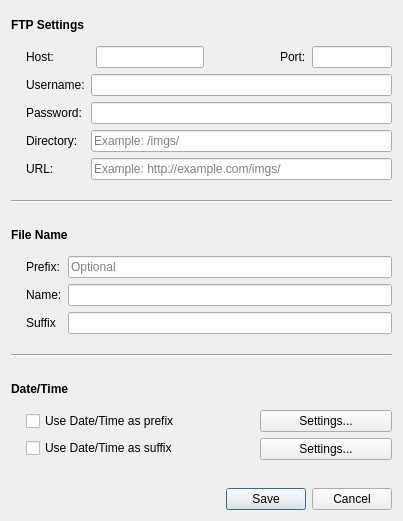
<?xml version="1.0" encoding="UTF-8"?>
<ui version="4.0">
 <class>Dialog</class>
 <widget class="QDialog" name="Dialog">
  <property name="geometry">
   <rect>
    <x>0</x>
    <y>0</y>
    <width>403</width>
    <height>521</height>
   </rect>
  </property>
  <property name="windowTitle">
   <string>Dialog</string>
  </property>
  <layout class="QVBoxLayout" name="verticalLayout_2">
   <item>
    <layout class="QVBoxLayout" name="verticalLayout">
     <item>
      <widget class="QLabel" name="label_headline">
       <property name="sizePolicy">
        <sizepolicy hsizetype="Preferred" vsizetype="Preferred">
         <horstretch>0</horstretch>
         <verstretch>0</verstretch>
        </sizepolicy>
       </property>
       <property name="font">
        <font>
         <weight>75</weight>
         <bold>true</bold>
        </font>
       </property>
       <property name="text">
        <string>FTP Settings</string>
       </property>
      </widget>
     </item>
     <item>
      <layout class="QHBoxLayout" name="horizontalLayout_2">
       <property name="topMargin">
        <number>2</number>
       </property>
       <property name="bottomMargin">
        <number>2</number>
       </property>
       <item>
        <spacer name="horizontalSpacer_3">
         <property name="orientation">
          <enum>Qt::Horizontal</enum>
         </property>
         <property name="sizeType">
          <enum>QSizePolicy::Fixed</enum>
         </property>
         <property name="sizeHint" stdset="0">
          <size>
           <width>15</width>
           <height>20</height>
          </size>
         </property>
        </spacer>
       </item>
       <item>
        <layout class="QFormLayout" name="formLayout_2">
         <property name="fieldGrowthPolicy">
          <enum>QFormLayout::AllNonFixedFieldsGrow</enum>
         </property>
         <item row="0" column="0" colspan="2">
          <layout class="QHBoxLayout" name="horizontalLayout">
           <item>
            <widget class="QLabel" name="label">
             <property name="text">
              <string>Host:</string>
             </property>
            </widget>
           </item>
           <item>
            <spacer name="horizontalSpacer">
             <property name="orientation">
              <enum>Qt::Horizontal</enum>
             </property>
             <property name="sizeType">
              <enum>QSizePolicy::Maximum</enum>
             </property>
             <property name="sizeHint" stdset="0">
              <size>
               <width>36</width>
               <height>20</height>
              </size>
             </property>
            </spacer>
           </item>
           <item>
            <widget class="QLineEdit" name="input_host">
             <property name="sizePolicy">
              <sizepolicy hsizetype="Preferred" vsizetype="Preferred">
               <horstretch>0</horstretch>
               <verstretch>0</verstretch>
              </sizepolicy>
             </property>
             <property name="placeholderText">
              <string/>
             </property>
            </widget>
           </item>
           <item>
            <spacer name="horizontalSpacer_2">
             <property name="orientation">
              <enum>Qt::Horizontal</enum>
             </property>
             <property name="sizeHint" stdset="0">
              <size>
               <width>20</width>
               <height>20</height>
              </size>
             </property>
            </spacer>
           </item>
           <item>
            <widget class="QLabel" name="label_2">
             <property name="text">
              <string>Port:</string>
             </property>
            </widget>
           </item>
           <item>
            <widget class="QLineEdit" name="input_port">
             <property name="sizePolicy">
              <sizepolicy hsizetype="Preferred" vsizetype="Preferred">
               <horstretch>0</horstretch>
               <verstretch>0</verstretch>
              </sizepolicy>
             </property>
             <property name="maximumSize">
              <size>
               <width>80</width>
               <height>16777215</height>
              </size>
             </property>
             <property name="placeholderText">
              <string/>
             </property>
            </widget>
           </item>
          </layout>
         </item>
         <item row="1" column="0">
          <widget class="QLabel" name="label_username">
           <property name="text">
            <string>Username:</string>
           </property>
          </widget>
         </item>
         <item row="1" column="1">
          <widget class="QLineEdit" name="input_username">
           <property name="sizePolicy">
            <sizepolicy hsizetype="Preferred" vsizetype="Preferred">
             <horstretch>0</horstretch>
             <verstretch>0</verstretch>
            </sizepolicy>
           </property>
          </widget>
         </item>
         <item row="2" column="0">
          <widget class="QLabel" name="label_password">
           <property name="text">
            <string>Password:</string>
           </property>
          </widget>
         </item>
         <item row="2" column="1">
          <widget class="QLineEdit" name="input_password">
           <property name="sizePolicy">
            <sizepolicy hsizetype="Preferred" vsizetype="Preferred">
             <horstretch>0</horstretch>
             <verstretch>0</verstretch>
            </sizepolicy>
           </property>
           <property name="inputMask">
            <string/>
           </property>
           <property name="echoMode">
            <enum>QLineEdit::Password</enum>
           </property>
           <property name="readOnly">
            <bool>false</bool>
           </property>
          </widget>
         </item>
         <item row="3" column="0">
          <widget class="QLabel" name="label_dir">
           <property name="text">
            <string>Directory:</string>
           </property>
          </widget>
         </item>
         <item row="3" column="1">
          <widget class="QLineEdit" name="input_dir">
           <property name="sizePolicy">
            <sizepolicy hsizetype="Preferred" vsizetype="Preferred">
             <horstretch>0</horstretch>
             <verstretch>0</verstretch>
            </sizepolicy>
           </property>
           <property name="placeholderText">
            <string>Example: /imgs/</string>
           </property>
          </widget>
         </item>
         <item row="4" column="0">
          <widget class="QLabel" name="label_url">
           <property name="text">
            <string>URL:</string>
           </property>
          </widget>
         </item>
         <item row="4" column="1">
          <widget class="QLineEdit" name="input_url">
           <property name="placeholderText">
            <string>Example: http://example.com/imgs/</string>
           </property>
          </widget>
         </item>
        </layout>
       </item>
      </layout>
     </item>
     <item>
      <widget class="Line" name="line_2">
       <property name="sizePolicy">
        <sizepolicy hsizetype="Preferred" vsizetype="Preferred">
         <horstretch>0</horstretch>
         <verstretch>0</verstretch>
        </sizepolicy>
       </property>
       <property name="orientation">
        <enum>Qt::Horizontal</enum>
       </property>
      </widget>
     </item>
     <item>
      <widget class="QLabel" name="label_filename">
       <property name="sizePolicy">
        <sizepolicy hsizetype="Preferred" vsizetype="Preferred">
         <horstretch>0</horstretch>
         <verstretch>0</verstretch>
        </sizepolicy>
       </property>
       <property name="font">
        <font>
         <weight>75</weight>
         <bold>true</bold>
        </font>
       </property>
       <property name="text">
        <string>File Name</string>
       </property>
      </widget>
     </item>
     <item>
      <layout class="QHBoxLayout" name="horizontalLayout_3">
       <property name="sizeConstraint">
        <enum>QLayout::SetDefaultConstraint</enum>
       </property>
       <property name="topMargin">
        <number>2</number>
       </property>
       <property name="bottomMargin">
        <number>2</number>
       </property>
       <item>
        <spacer name="horizontalSpacer_4">
         <property name="orientation">
          <enum>Qt::Horizontal</enum>
         </property>
         <property name="sizeType">
          <enum>QSizePolicy::Fixed</enum>
         </property>
         <property name="sizeHint" stdset="0">
          <size>
           <width>15</width>
           <height>20</height>
          </size>
         </property>
        </spacer>
       </item>
       <item>
        <layout class="QFormLayout" name="formLayout_3">
         <property name="fieldGrowthPolicy">
          <enum>QFormLayout::AllNonFixedFieldsGrow</enum>
         </property>
         <property name="verticalSpacing">
          <number>6</number>
         </property>
         <item row="0" column="0">
          <widget class="QLabel" name="label_prefix">
           <property name="text">
            <string>Prefix:</string>
           </property>
          </widget>
         </item>
         <item row="0" column="1">
          <widget class="QLineEdit" name="input_prefix">
           <property name="sizePolicy">
            <sizepolicy hsizetype="Preferred" vsizetype="Preferred">
             <horstretch>0</horstretch>
             <verstretch>0</verstretch>
            </sizepolicy>
           </property>
           <property name="placeholderText">
            <string>Optional</string>
           </property>
          </widget>
         </item>
         <item row="1" column="0">
          <widget class="QLabel" name="label_name">
           <property name="text">
            <string>Name:</string>
           </property>
          </widget>
         </item>
         <item row="1" column="1">
          <widget class="QLineEdit" name="input_name">
           <property name="sizePolicy">
            <sizepolicy hsizetype="Preferred" vsizetype="Preferred">
             <horstretch>0</horstretch>
             <verstretch>0</verstretch>
            </sizepolicy>
           </property>
          </widget>
         </item>
         <item row="2" column="0">
          <widget class="QLabel" name="label_suffix">
           <property name="text">
            <string>Suffix</string>
           </property>
          </widget>
         </item>
         <item row="2" column="1">
          <widget class="QLineEdit" name="input_suffix">
           <property name="enabled">
            <bool>true</bool>
           </property>
           <property name="sizePolicy">
            <sizepolicy hsizetype="Preferred" vsizetype="Preferred">
             <horstretch>0</horstretch>
             <verstretch>0</verstretch>
            </sizepolicy>
           </property>
           <property name="inputMask">
            <string/>
           </property>
          </widget>
         </item>
        </layout>
       </item>
      </layout>
     </item>
     <item>
      <widget class="Line" name="line">
       <property name="sizePolicy">
        <sizepolicy hsizetype="Preferred" vsizetype="Preferred">
         <horstretch>0</horstretch>
         <verstretch>0</verstretch>
        </sizepolicy>
       </property>
       <property name="orientation">
        <enum>Qt::Horizontal</enum>
       </property>
      </widget>
     </item>
     <item>
      <widget class="QLabel" name="label_datetime">
       <property name="sizePolicy">
        <sizepolicy hsizetype="Preferred" vsizetype="Preferred">
         <horstretch>0</horstretch>
         <verstretch>0</verstretch>
        </sizepolicy>
       </property>
       <property name="font">
        <font>
         <weight>75</weight>
         <bold>true</bold>
        </font>
       </property>
       <property name="text">
        <string>Date/Time</string>
       </property>
      </widget>
     </item>
     <item>
      <layout class="QHBoxLayout" name="horizontalLayout_4">
       <property name="topMargin">
        <number>2</number>
       </property>
       <property name="bottomMargin">
        <number>2</number>
       </property>
       <item>
        <spacer name="horizontalSpacer_5">
         <property name="orientation">
          <enum>Qt::Horizontal</enum>
         </property>
         <property name="sizeType">
          <enum>QSizePolicy::Fixed</enum>
         </property>
         <property name="sizeHint" stdset="0">
          <size>
           <width>15</width>
           <height>20</height>
          </size>
         </property>
        </spacer>
       </item>
       <item>
        <layout class="QFormLayout" name="formLayout">
         <property name="fieldGrowthPolicy">
          <enum>QFormLayout::AllNonFixedFieldsGrow</enum>
         </property>
         <property name="labelAlignment">
          <set>Qt::AlignLeading|Qt::AlignLeft|Qt::AlignVCenter</set>
         </property>
         <property name="horizontalSpacing">
          <number>80</number>
         </property>
         <item row="0" column="0">
          <widget class="QCheckBox" name="checkBox_dateTimePrefix">
           <property name="sizePolicy">
            <sizepolicy hsizetype="Preferred" vsizetype="Preferred">
             <horstretch>0</horstretch>
             <verstretch>0</verstretch>
            </sizepolicy>
           </property>
           <property name="text">
            <string>Use Date/Time as prefix</string>
           </property>
          </widget>
         </item>
         <item row="0" column="1">
          <widget class="QPushButton" name="button_settingsDateTimePrefix">
           <property name="sizePolicy">
            <sizepolicy hsizetype="Preferred" vsizetype="Preferred">
             <horstretch>0</horstretch>
             <verstretch>0</verstretch>
            </sizepolicy>
           </property>
           <property name="text">
            <string>Settings...</string>
           </property>
          </widget>
         </item>
         <item row="1" column="1">
          <widget class="QPushButton" name="button_settingsDateTimeSuffix">
           <property name="sizePolicy">
            <sizepolicy hsizetype="Preferred" vsizetype="Preferred">
             <horstretch>0</horstretch>
             <verstretch>0</verstretch>
            </sizepolicy>
           </property>
           <property name="text">
            <string>Settings...</string>
           </property>
          </widget>
         </item>
         <item row="1" column="0">
          <widget class="QCheckBox" name="checkBox_dateTimeSuffix">
           <property name="text">
            <string>Use Date/Time as suffix</string>
           </property>
          </widget>
         </item>
        </layout>
       </item>
      </layout>
     </item>
    </layout>
   </item>
   <item>
    <spacer name="verticalSpacer">
     <property name="orientation">
      <enum>Qt::Vertical</enum>
     </property>
     <property name="sizeType">
      <enum>QSizePolicy::Preferred</enum>
     </property>
     <property name="sizeHint" stdset="0">
      <size>
       <width>20</width>
       <height>20</height>
      </size>
     </property>
    </spacer>
   </item>
   <item>
    <widget class="QDialogButtonBox" name="buttonBox">
     <property name="orientation">
      <enum>Qt::Horizontal</enum>
     </property>
     <property name="standardButtons">
      <set>QDialogButtonBox::Cancel|QDialogButtonBox::Save</set>
     </property>
    </widget>
   </item>
  </layout>
 </widget>
 <tabstops>
  <tabstop>input_host</tabstop>
  <tabstop>input_port</tabstop>
  <tabstop>input_username</tabstop>
  <tabstop>input_password</tabstop>
  <tabstop>input_dir</tabstop>
  <tabstop>input_url</tabstop>
  <tabstop>input_prefix</tabstop>
  <tabstop>input_name</tabstop>
  <tabstop>input_suffix</tabstop>
  <tabstop>checkBox_dateTimePrefix</tabstop>
  <tabstop>button_settingsDateTimePrefix</tabstop>
  <tabstop>checkBox_dateTimeSuffix</tabstop>
  <tabstop>button_settingsDateTimeSuffix</tabstop>
  <tabstop>buttonBox</tabstop>
 </tabstops>
 <resources/>
 <connections>
  <connection>
   <sender>buttonBox</sender>
   <signal>accepted()</signal>
   <receiver>Dialog</receiver>
   <slot>accept()</slot>
   <hints>
    <hint type="sourcelabel">
     <x>228</x>
     <y>404</y>
    </hint>
    <hint type="destinationlabel">
     <x>157</x>
     <y>274</y>
    </hint>
   </hints>
  </connection>
  <connection>
   <sender>buttonBox</sender>
   <signal>rejected()</signal>
   <receiver>Dialog</receiver>
   <slot>reject()</slot>
   <hints>
    <hint type="sourcelabel">
     <x>296</x>
     <y>410</y>
    </hint>
    <hint type="destinationlabel">
     <x>286</x>
     <y>274</y>
    </hint>
   </hints>
  </connection>
  <connection>
   <sender>checkBox_dateTimePrefix</sender>
   <signal>toggled(bool)</signal>
   <receiver>input_prefix</receiver>
   <slot>setDisabled(bool)</slot>
   <hints>
    <hint type="sourcelabel">
     <x>121</x>
     <y>423</y>
    </hint>
    <hint type="destinationlabel">
     <x>162</x>
     <y>277</y>
    </hint>
   </hints>
  </connection>
  <connection>
   <sender>checkBox_dateTimeSuffix</sender>
   <signal>toggled(bool)</signal>
   <receiver>input_suffix</receiver>
   <slot>setDisabled(bool)</slot>
   <hints>
    <hint type="sourcelabel">
     <x>120</x>
     <y>442</y>
    </hint>
    <hint type="destinationlabel">
     <x>125</x>
     <y>330</y>
    </hint>
   </hints>
  </connection>
 </connections>
</ui>
